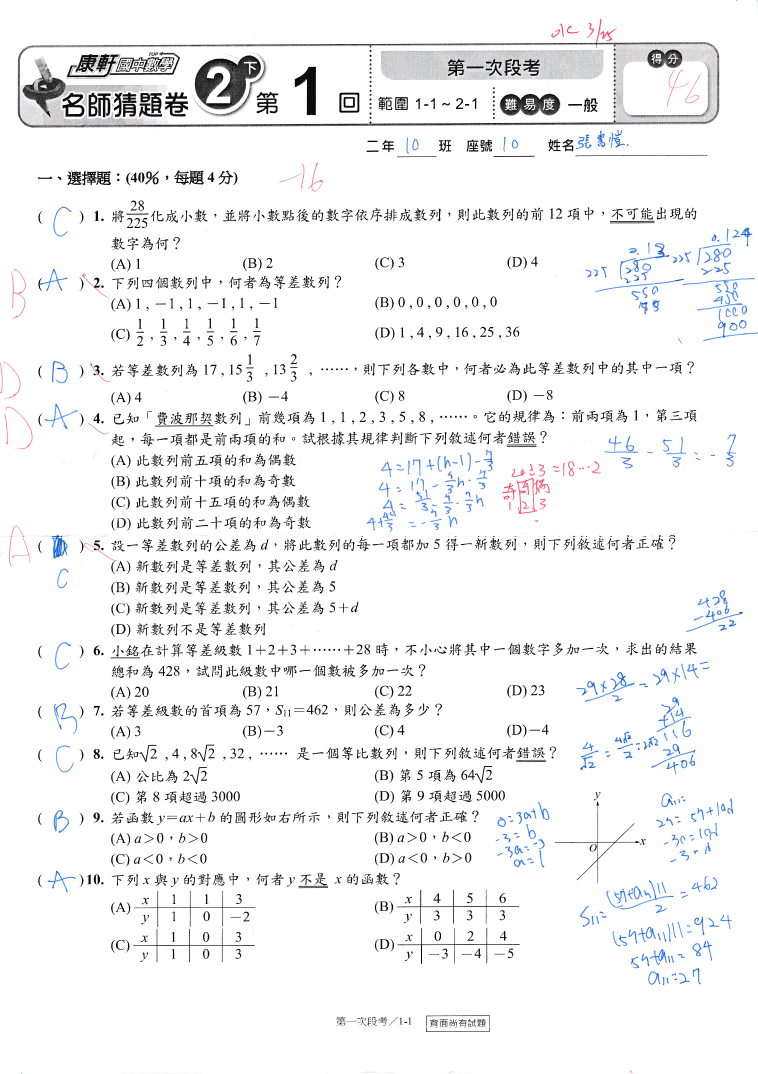
#> input picture real_data/input/IMG_20260325_0001.png, 3032 x 4296 px (shown at 1/4 size); its folder holds only this picture in this run
$ python align_images.py
#> lines starting #> are read from the running program, lines starting #| are printed output that depends on the picture
import cv2
import numpy as np
import glob
import os

def align_images(im1_path, im2_path, out_path):
#> called with im1_path = '../real_data/input/IMG_20260325_0001.png'
    print(f"Aligning {os.path.basename(im1_path)}...")
    # 讀取圖片，以灰階模式進行特徵比對
    img1 = cv2.imread(im1_path, cv2.IMREAD_GRAYSCALE) # Input (dirty)
#> img1: shape (4296, 3032); min 0, max 255, mean 242.9
    img2 = cv2.imread(im2_path, cv2.IMREAD_GRAYSCALE) # Target (clean)

    if img1 is None or img2 is None:
        print(f"Error reading images: {im1_path} or {im2_path}")
        return False

    # 由於原圖很大，為了加速特徵擷取，先縮小圖片
    max_dim = 2000
    scale1 = max_dim / max(img1.shape)
#> scale1 = 0.466
    scale2 = max_dim / max(img2.shape)
#> scale2 = 0.466

    img1_small = cv2.resize(img1, (0,0), fx=scale1, fy=scale1)
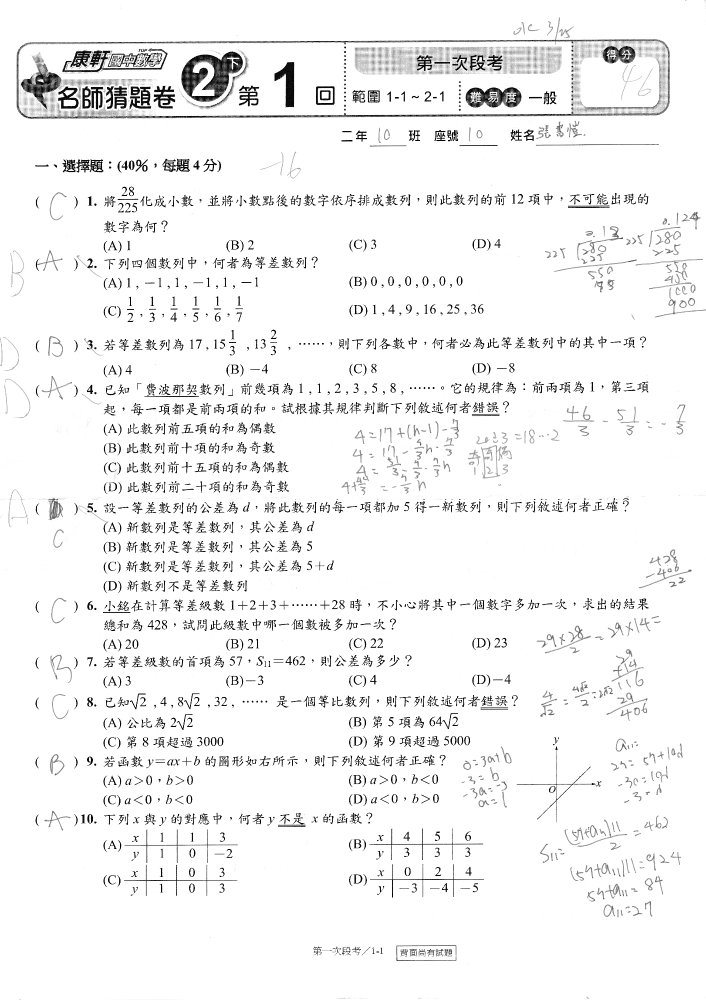
#> img1_small: shape (2000, 1412) (shown at 1/2 size); min 0, max 255, mean 242.9
    img2_small = cv2.resize(img2, (0,0), fx=scale2, fy=scale2)

    # 使用 SIFT 擷取特徵點 (比 ORB 穩定，特別是對於文字與線條)
    sift = cv2.SIFT_create(nfeatures=5000)
    kp1, des1 = sift.detectAndCompute(img1_small, None)
#> kp1 = 5001 keypoints; strongest (x, y, size): (328, 462, 2.2), (1011, 823, 2.1), (631, 1210, 2.3), (604, 1210, 2.3)
    kp2, des2 = sift.detectAndCompute(img2_small, None)
#> kp2 has the same summary as kp1

    # FLANN 特徵匹配
    FLANN_INDEX_KDTREE = 1
    index_params = dict(algorithm=FLANN_INDEX_KDTREE, trees=5)
    search_params = dict(checks=50)
    flann = cv2.FlannBasedMatcher(index_params, search_params)

    try:
        matches = flann.knnMatch(des1, des2, k=2)
#> matches = 5001 matches
    except Exception as e:
        print(f"Matching failed for {os.path.basename(im1_path)}: {e}")
        return False

    # Lowe's ratio test 過濾優良匹配點
    good_matches = []
    for m, n in matches:
        if m.distance < 0.7 * n.distance:
            good_matches.append(m)
#> after the loop, good_matches = 5001 matches

    if len(good_matches) < 10:
        print(f"Not enough matches found for {os.path.basename(im1_path)} ({len(good_matches)}/10)")
        return False

    # 取得原始尺度下的座標點
    src_pts = np.float32([kp1[m.queryIdx].pt for m in good_matches]).reshape(-1, 1, 2) / scale1
    dst_pts = np.float32([kp2[m.trainIdx].pt for m in good_matches]).reshape(-1, 1, 2) / scale2

    # 計算 Homography 變換矩陣 (RANSAC 排除錯誤點)
    M, mask = cv2.findHomography(dst_pts, src_pts, cv2.RANSAC, 5.0)
#> M = [[1, -1.29e-15, -3.92e-12], [5.72e-15, 1, -7.4e-12], [3.49e-18, -7.87e-19, 1]]; mask = 5001 values from 1 to 1

    if M is None:
        print(f"Homography calculation failed for {os.path.basename(im1_path)}")
        return False

    # 讀取彩色目標圖片進行變換
    img2_color = cv2.imread(im2_path)
#> img2_color is the input picture: shape (4296, 3032, 3); mean B, G, R 243.8, 242.7, 242.4
    h, w = img1.shape
#> h = 4296; w = 3032

    # 執行幾何變換，將 img2 扭曲成 img1 的視角與大小
    aligned_img2 = cv2.warpPerspective(img2_color, M, (w, h), borderValue=(255, 255, 255))

    # 存檔
    cv2.imwrite(out_path, aligned_img2)
    print(f"Success! Aligned image saved to {out_path}")
    return True

def main():
    input_dir = "../real_data/input"
    target_dir = "../real_data/target"
    out_dir = "../real_data/target_aligned"

    os.makedirs(out_dir, exist_ok=True)

    input_files = sorted(glob.glob(os.path.join(input_dir, "*.*")))

    success_count = 0
    for inp_path in input_files:
        basename = os.path.basename(inp_path)
        tgt_path = os.path.join(target_dir, basename)

        if os.path.exists(tgt_path):
            out_path = os.path.join(out_dir, basename)
            if align_images(inp_path, tgt_path, out_path):
                success_count += 1
        else:
            print(f"Target not found for {basename}")

    print(f"\nAlignment Complete! {success_count}/{len(input_files)} images successfully aligned.")

if __name__ == '__main__':
    main()

$ run again, on real_data/input/IMG_20260821_0001.png
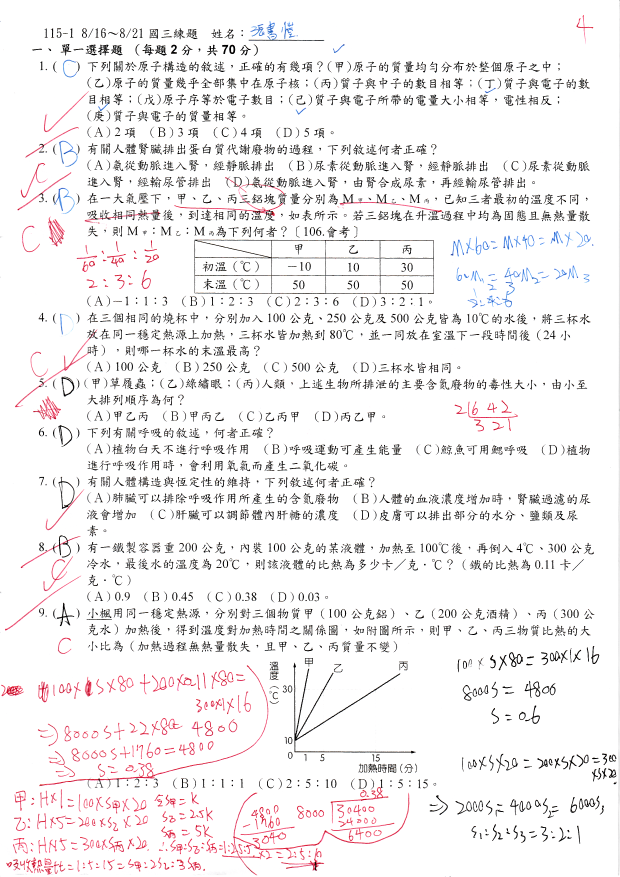
#> input picture real_data/input/IMG_20260821_0001.png, 2480 x 3507 px (shown at 1/4 size)
#> in align_images, `img1 = cv2.imread(im1_path, cv2.IMREAD_GRAYSCALE)`:
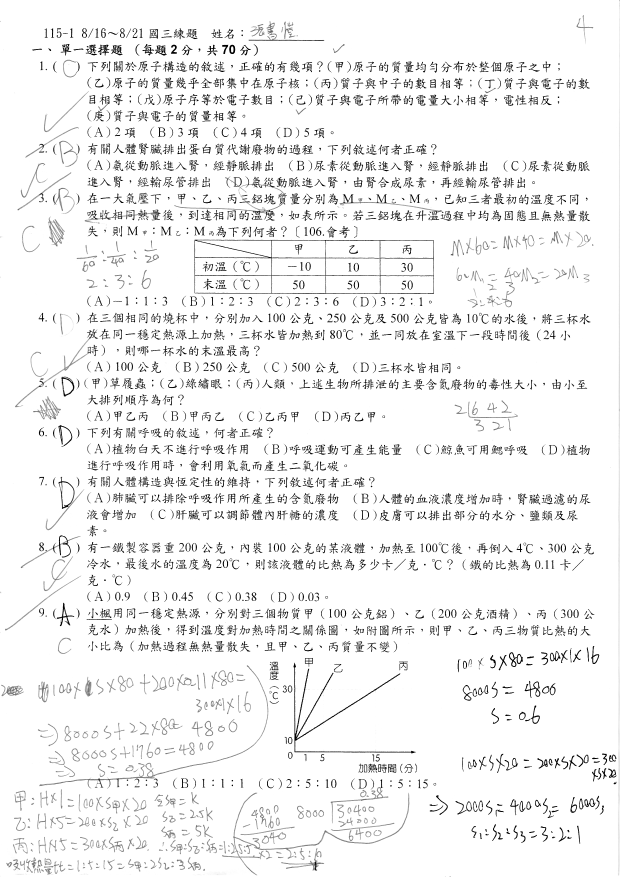
#> img1: shape (3507, 2480) (shown at 1/4 size); min 0, max 255, mean 241
#> in align_images, `img1_small = cv2.resize(img1, (0,0), fx=scale1, fy=scale1)`:
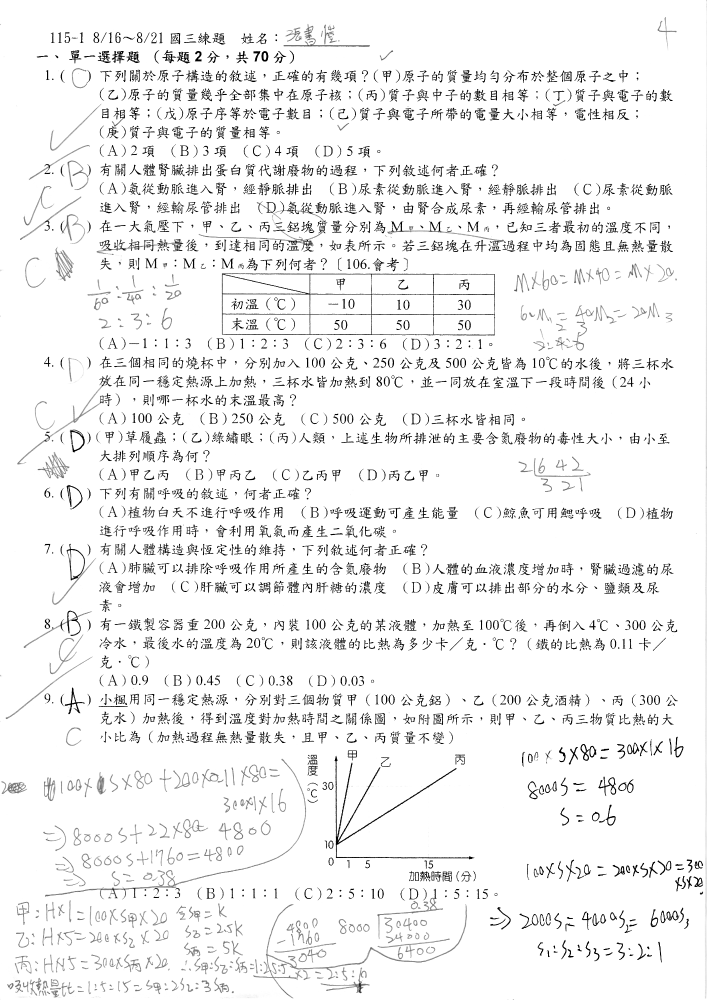
#> img1_small: shape (2000, 1414) (shown at 1/2 size); min 0, max 255, mean 241
#> kp1 = 5000 keypoints; strongest (x, y, size): (311, 680, 2.2), (552, 80, 2.2), (699, 183, 2.2), (427, 531, 2.2)
#> kp2 has the same summary as kp1
#> matches = 5000 matches
#> M = [[1, 1.19e-16, 4.55e-12], [-3.85e-16, 1, 3.78e-12], [-8.16e-19, -2.32e-19, 1]]; mask = 5000 values from 1 to 1
#> in align_images, img2_color is the input picture: shape (3507, 2480, 3); mean B, G, R 240.5, 239.9, 242.1

$ run again, on real_data/input/IMG_20260821_0002.png
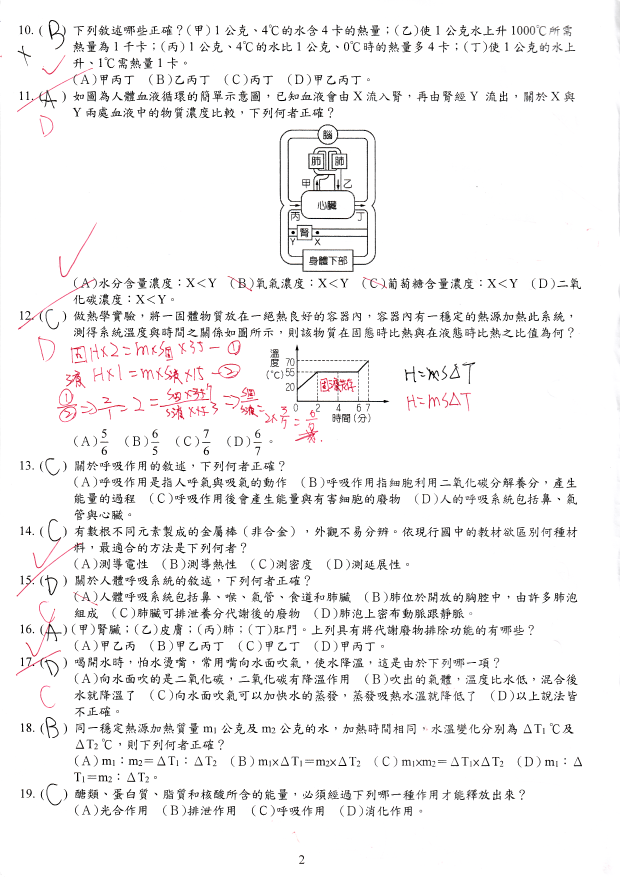
#> input picture real_data/input/IMG_20260821_0002.png, 2480 x 3507 px (shown at 1/4 size)
#> in align_images, `img1_small = cv2.resize(img1, (0,0), fx=scale1, fy=scale1)`:
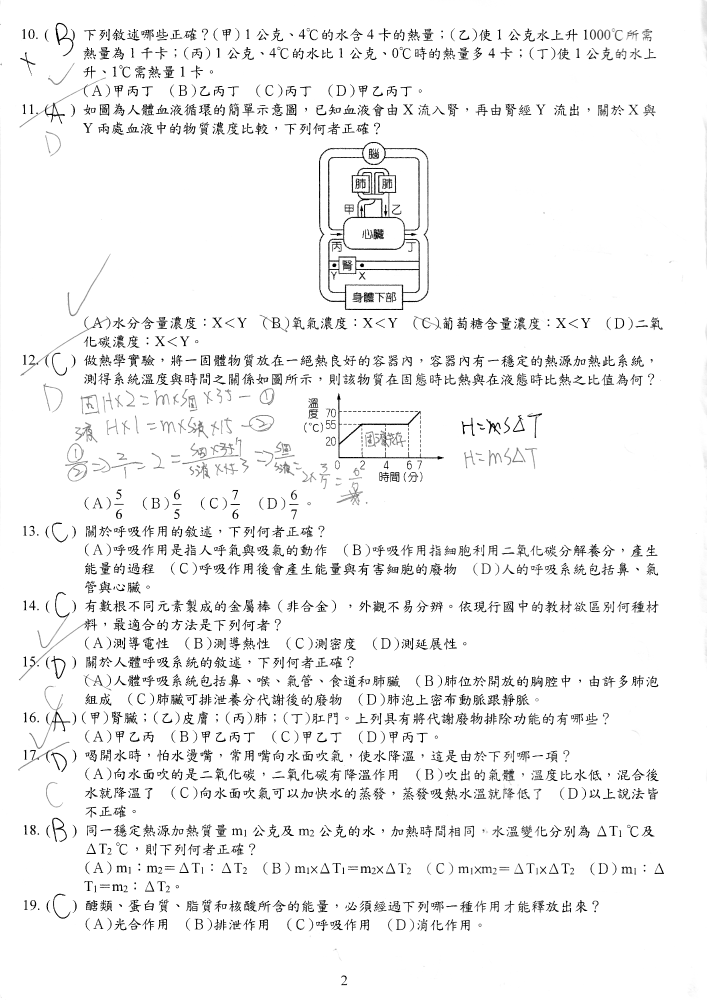
#> img1_small: shape (2000, 1414) (shown at 1/2 size); min 0, max 255, mean 242.9
#> kp1 = 5001 keypoints; strongest (x, y, size): (409, 639, 2.2), (409, 649, 2.2), (409, 78, 2.1), (351, 99, 2.1)
#> kp2 has the same summary as kp1
#> matches = 5001 matches
#> M = [[1, 1.63e-15, 1.92e-12], [-4.83e-15, 1, 5.91e-12], [-2.51e-18, 1.45e-18, 1]]; mask = 5001 values from 1 to 1
#> in align_images, img2_color is the input picture: shape (3507, 2480, 3); mean B, G, R 242.6, 242.4, 243.4

$ run again, on real_data/input/IMG_20260325_0002.png
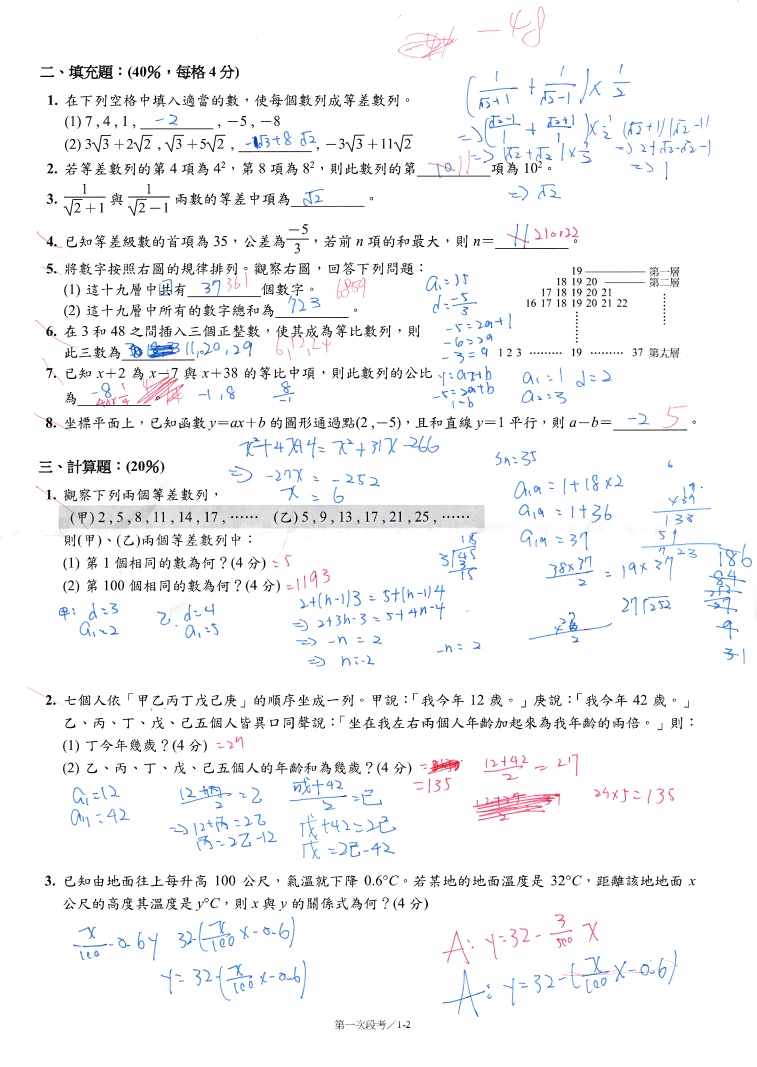
#> input picture real_data/input/IMG_20260325_0002.png, 3027 x 4266 px (shown at 1/4 size)
#> in align_images, `img1 = cv2.imread(im1_path, cv2.IMREAD_GRAYSCALE)`:
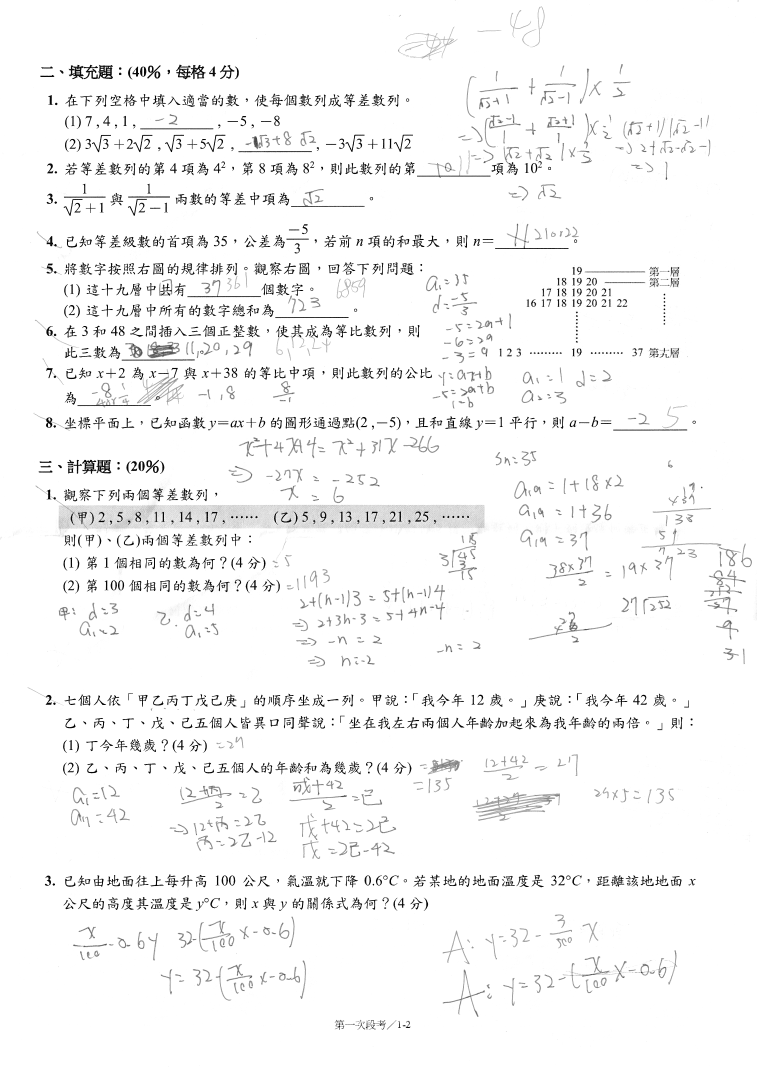
#> img1: shape (4266, 3027) (shown at 1/4 size); min 0, max 255, mean 246.2
#> kp1 = 5001 keypoints; strongest (x, y, size): (691, 1448, 2.2), (1081, 606, 2), (445, 1107, 2.3), (418, 1064, 2.2)
#> kp2 has the same summary as kp1
#> matches = 5001 matches
#> M = [[1, -9.3e-16, 1.54e-12], [1.03e-15, 1, 3.16e-12], [4.46e-19, -8.98e-19, 1]]; mask = 5001 values from 1 to 1
#> in align_images, img2_color is the input picture: shape (4266, 3027, 3); mean B, G, R 247.5, 245.8, 245.5
